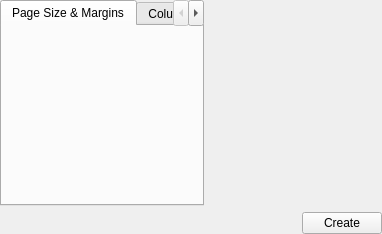
<?xml version="1.0" encoding="UTF-8"?>
<ui version="4.0">
 <class>KWStartupWidget</class>
 <widget class="QWidget" name="KWStartupWidget">
  <property name="geometry">
   <rect>
    <x>0</x>
    <y>0</y>
    <width>382</width>
    <height>234</height>
   </rect>
  </property>
  <layout class="QGridLayout">
   <property name="margin">
    <number>0</number>
   </property>
   <item row="0" column="0">
    <widget class="QTabWidget" name="tabs">
     <property name="currentIndex">
      <number>0</number>
     </property>
     <widget class="QWidget" name="sizeTab">
      <attribute name="title">
       <string>Page Size &amp;&amp; Margins</string>
      </attribute>
     </widget>
     <widget class="QWidget" name="columnsTab">
      <attribute name="title">
       <string>Columns</string>
      </attribute>
     </widget>
    </widget>
   </item>
   <item row="0" column="1">
    <widget class="QWidget" name="previewPane" native="true">
     <property name="sizePolicy">
      <sizepolicy hsizetype="Preferred" vsizetype="Preferred">
       <horstretch>1</horstretch>
       <verstretch>0</verstretch>
      </sizepolicy>
     </property>
    </widget>
   </item>
   <item row="1" column="0" colspan="2">
    <layout class="QHBoxLayout">
     <property name="spacing">
      <number>6</number>
     </property>
     <property name="margin">
      <number>0</number>
     </property>
     <item>
      <spacer>
       <property name="orientation">
        <enum>Qt::Horizontal</enum>
       </property>
       <property name="sizeType">
        <enum>QSizePolicy::Expanding</enum>
       </property>
       <property name="sizeHint" stdset="0">
        <size>
         <width>20</width>
         <height>20</height>
        </size>
       </property>
      </spacer>
     </item>
     <item>
      <widget class="QPushButton" name="createButton">
       <property name="text">
        <string>Create</string>
       </property>
      </widget>
     </item>
    </layout>
   </item>
  </layout>
 </widget>
 <layoutdefault spacing="6" margin="11"/>
 <layoutfunction spacing="KDialog::spacingHint" margin="KDialog::marginHint"/>
 <tabstops>
  <tabstop>tabs</tabstop>
  <tabstop>createButton</tabstop>
 </tabstops>
 <resources/>
 <connections/>
</ui>
